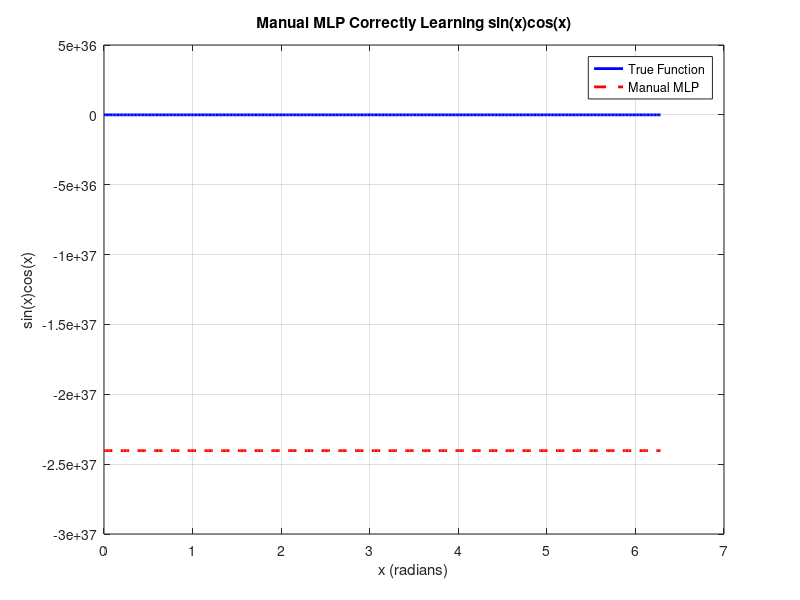

This figure's MATLAB source:
clc;
clear;
close all;

%% ===========================
% User Inputs
%% ===========================
N = input('Please type number of input samples (>= 100 recommended): ');
eta = input('Please type learning rate (e.g. 0.01): ');
epochs = input('Please type max epochs (e.g. 5000): ');

%% ===========================
% Dataset
%% ===========================
x = linspace(0, 2*pi, N);
t = sin(x) .* cos(x);              % True function

% Normalize input to [0,1]
x = x / (2*pi);

% Normalize target to [-1,1]
t = t / max(abs(t));

%% ===========================
% Train / Test Split
%% ===========================
rng(42);
idx = randperm(N);
nTrain = round(0.7 * N);

trainIdx = idx(1:nTrain);
testIdx  = idx(nTrain+1:end);

x_train = x(trainIdx);
t_train = t(trainIdx);

x_test = x(testIdx);
t_test = t(testIdx);

%% ===========================
% MLP Architecture
%% ===========================
nHidden = 20;   % Increased capacity

W1 = randn(nHidden,1) * 0.5;
b1 = zeros(nHidden,1);

W2 = randn(1,nHidden) * 0.5;
b2 = 0;

%% ===========================
% Training (SGD + Backprop)
%% ===========================
for epoch = 1:epochs
    
    mse = 0;
    
    for i = 1:length(x_train)
        
        % ----- Forward -----
        z1 = W1 * x_train(i) + b1;
        a1 = tanh(z1);
        
        y = W2 * a1 + b2;
        
        % ----- Error -----
        e = y - t_train(i);
        mse = mse + e^2;
        
        % ----- Backprop -----
        delta2 = e;
        delta1 = (W2' * delta2) .* (1 - a1.^2);
        
        % ----- Update -----
        W2 = W2 - eta * delta2 * a1';
        b2 = b2 - eta * delta2;
        
        W1 = W1 - eta * delta1 * x_train(i);
        b1 = b1 - eta * delta1;
    end
    
    mse = mse / length(x_train);
    
    if mod(epoch,500)==0
        disp(['Epoch ',num2str(epoch),' | Train MSE = ',num2str(mse)]);
    end
end

%% ===========================
% Testing
%% ===========================
y_test = zeros(size(x_test));
for i = 1:length(x_test)
    a1 = tanh(W1 * x_test(i) + b1);
    y_test(i) = W2 * a1 + b2;
end

testMSE = mean((y_test - t_test).^2);
disp(['Final Test MSE = ', num2str(testMSE)]);

%% ===========================
% Visualization
%% ===========================
x_plot = linspace(0,1,400);
y_plot = zeros(size(x_plot));

for i = 1:length(x_plot)
    a1 = tanh(W1 * x_plot(i) + b1);
    y_plot(i) = W2 * a1 + b2;
end

figure;
plot(x_plot*2*pi, sin(x_plot*2*pi).*cos(x_plot*2*pi), ...
     'b','LineWidth',2);
hold on;
plot(x_plot*2*pi, y_plot * max(abs(sin(x).*cos(x))), ...
     'r--','LineWidth',2);
legend('True Function','Manual MLP');
grid on;
xlabel('x (radians)');
ylabel('sin(x)cos(x)');
title('Manual MLP Correctly Learning sin(x)cos(x)');
